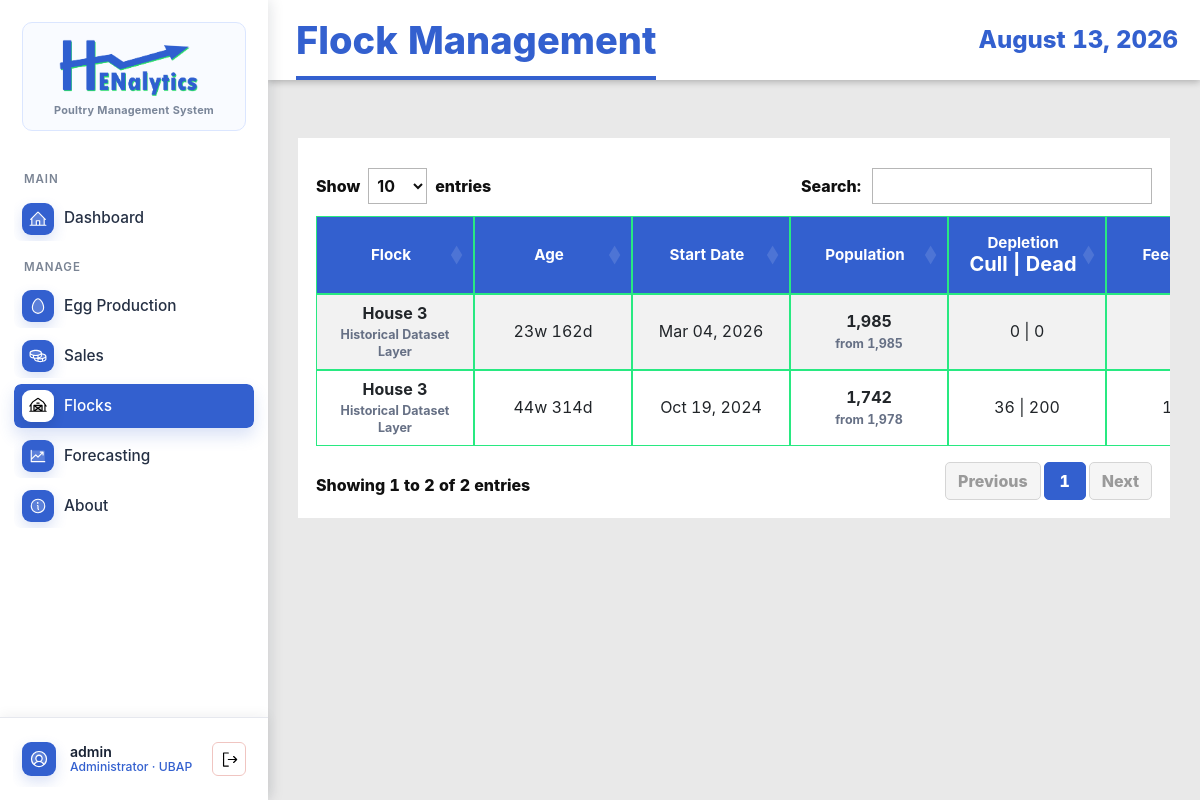
Page /flocks/ (signed in) on the earlier database version.
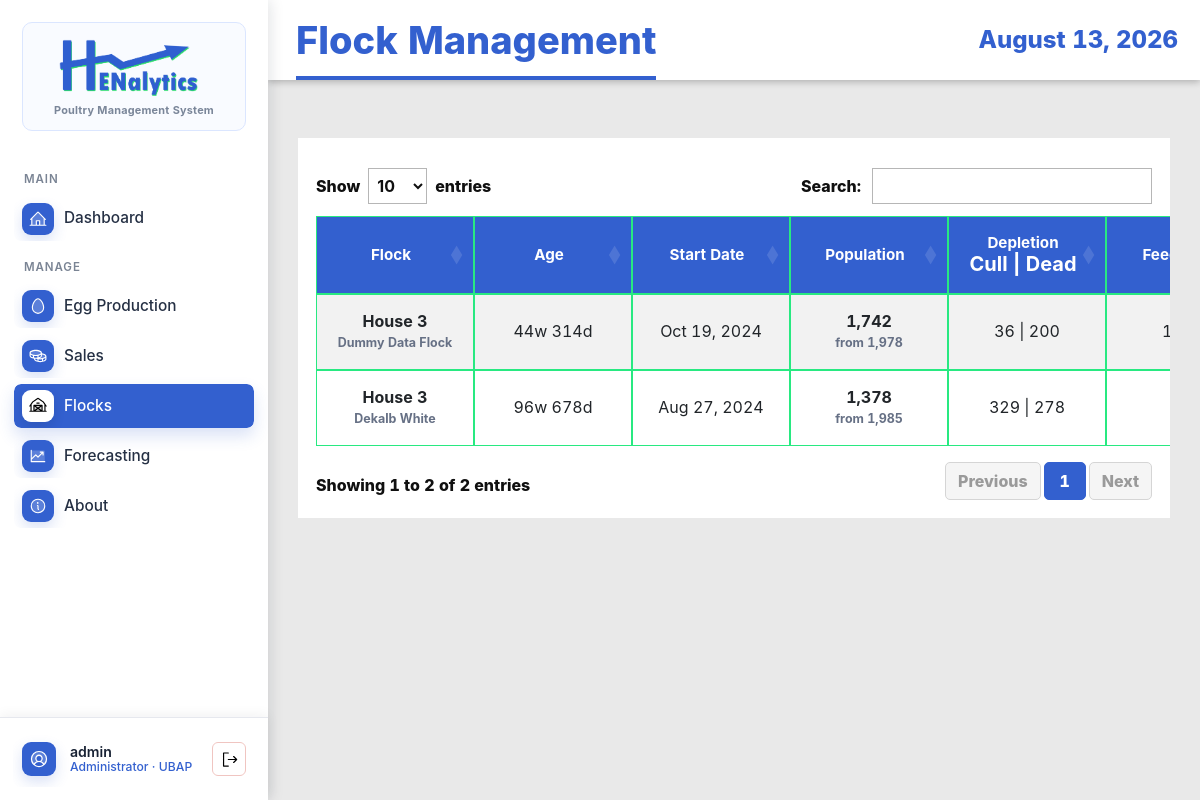
Same page on the later database version.
### EggProduction/models.py (models this page shows, shortened)
class Flock(models.Model):
    STATUS_CHOICES = (
        ('active', 'Active'),
        ('inactive', 'Inactive'),
        ('culled', 'Culled'),
    )
    house_no = models.IntegerField()
    breed_strain = models.CharField(max_length=100)
    date_started = models.DateField()
    initial_hen_count = models.IntegerField(validators=[MinValueValidator(1)])
    status = models.CharField(max_length=20, choices=STATUS_CHOICES, default='active')
    notes = models.TextField(blank=True, null=True)
    created_at = models.DateTimeField(auto_now_add=True)
    updated_at = models.DateTimeField(auto_now=True)
    class Meta:
        ordering = ['-date_started']
        unique_together = ['house_no', 'date_started']

### EggProduction/views.py (the view)
# urls.py: path('flocks/', views.FlockListView.as_view(), name='flock-list'),
class FlockListView(LoginRequiredMixin, ListView):
    model = Flock
    template_name = 'egg_production/flock_list.html'
    context_object_name = 'flocks'
    ordering = ['-date_started']
    def get_queryset(self):
        flocks = list(super().get_queryset())
        today = timezone.localdate()
        for flock in flocks:
            latest_log = (
                ProductionLog.objects
                .filter(flock=flock)
                .order_by('-log_date', '-pk')
                .first()
            )
            totals = ProductionLog.objects.filter(flock=flock).aggregate(
                dead=models.Sum('dead_count'),
                culled=models.Sum('culled_count'),
                feed=models.Sum('feed_bags'),
            )
            age_days = (
                latest_log.age_days
                if latest_log
                else max((today - flock.date_started).days, 0)
            )
            flock.table_age_weeks = age_days // 7
            flock.table_age_days = age_days
            flock.table_current_population = (
                latest_log.hen_count
                if latest_log
                else flock.initial_hen_count
            )
            flock.table_dead_count = totals['dead'] or 0
            flock.table_culled_count = totals['culled'] or 0
            flock.table_feed_bags = totals['feed'] or 0
        return flocks

### EggProduction/models.py (called while the page is built)
    @property
    def display_role(self):
        return self.get_role_display()

### EggProduction/templates/egg_production/flock_list.html (shortened to what this page needs)
{% extends 'base.html' %}
{% load humanize %}
{% block page_title %}Flock Management{% endblock %}
{% block content %}
<div class="table-responsive">
    <table class="table table-striped table-hover prototype-table js-data-table"
        data-export-title="Flock Management"
        data-export-enabled="{% if user.is_superuser or user.userprofile.role == 'admin' %}true{% else %}false{% endif %}">
        <thead class="table-dark">
            <tr>
                <th>Flock</th>
                <th>Age</th>
                <th>Start Date</th>
                <th>Population</th>
                <th>Depletion<br><span class="fs-5">Cull | Dead</span></th>
                <th>Feed Bags</th>
            </tr>
        </thead>
        <tbody>
            {% for flock in flocks %}
            <tr>
                <td>
                    <strong>House {{ flock.house_no }}</strong>
                    <small class="table-subtext">{{ flock.breed_strain }}</small>
                </td>
                <td>{{ flock.table_age_weeks|intcomma }}w {{ flock.table_age_days|intcomma }}d</td>
                <td>{{ flock.date_started|date:"M d, Y" }}</td>
                <td>
                    <strong>{{ flock.table_current_population|intcomma }}</strong>
                    <small class="table-subtext">from {{ flock.initial_hen_count|intcomma }}</small>
                </td>
                <td>{{ flock.table_culled_count|intcomma }} | {{ flock.table_dead_count|intcomma }}</td>
                <td>{{ flock.table_feed_bags|intcomma }}</td>
            </tr>
            {% endfor %}
        </tbody>
    </table>
</div>
{% endblock %}

Differences in the rows shown:
changed Flock: breed_strain "Historical Dataset Layer" → "Dummy Data Flock"; moves up the list
changed Flock: breed_strain "Historical Dataset Layer" → "Dekalb White"; table_age_weeks "23" → "96"; table_age_days "162" → "678"; date_started "Mar 04, 2026" → "Aug 27, 2024"; table_current_population "1,985" → "1,378"; table_culled_count "0" → "329"; table_dead_count "0" → "278"
